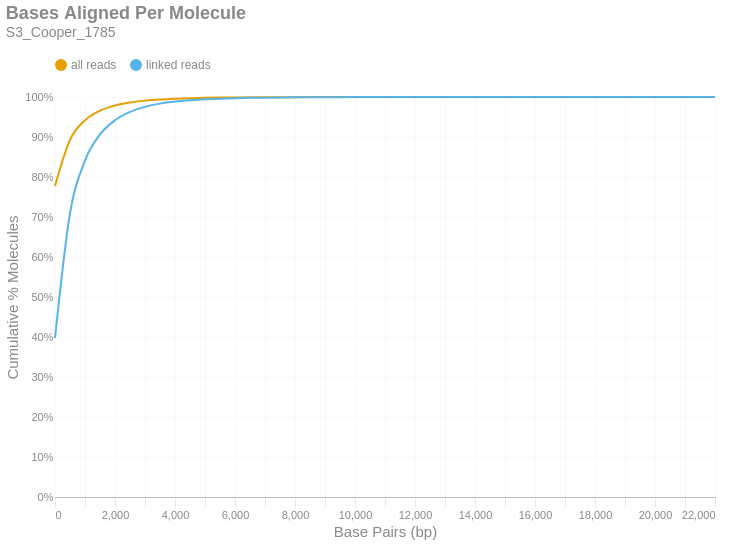

Notebook code for this chart:
### Markdown cell above
### Bases Aligned Per Molecule
This is a cumulative frequency distribution showing the number of base pairs aligned per unique molecule. These data are shown in 500 bp bins. There are two distributions: one with `all reads` (yellow) and another with only `linked reads` (blue). The percent of molecules in the `linked reads` distribution is relative to the total number of linked molecules.

### Code cell
if SKIPLR:
    print_html(f"Skipped")
else:
    binned_df = consolidated_hist(valids['aligned_bp'], mask, 500, True)
    with SafeRender(binned_df):
        (
            density_plot(binned_df, 'Bases Aligned Per Molecule', samplename, 'basesper')
            .encode(
                x=alt.X('bin:Q', title="Base Pairs (bp)").axis(tickMinStep=500).scale(padding=0),
                y=alt.Y('value:Q', title='Cumulative % Molecules')
                    .axis(format='%')
                    .scale(domain = [0,1])
                    .stack(False),
                color=alt.Color("key:N").scale(domain = ["all reads", "linked reads"]),
                tooltip = [
                    alt.Tooltip("key:N", title = "Data Type"),
                    alt.Tooltip("range_label:N", title="Bases Aligned Per Molecule"),
                    alt.Tooltip("value:Q", format = ".2%", title="% Molecules (Cum.)")
                ]
            )
        ).display()

### Figure 1 — Vega-Lite specification as saved in the notebook (floating-point values rounded to 4 significant figures)
{"width": "container", "height": 400, "config": {"title": {"anchor": "start", "dy": -15, "fontSize": 18, "color": "#888888", "subtitleColor": "#888888", "subtitleFontSize": 14}, "arc": {"fill": "#0072B2"}, "axis": {"domainColor": "#888888", "domainWidth": 0.5, "gridWidth": 0.2, "grid": false, "titleFontWeight": 400, "titleFontSize": 15, "labelFontSize": 11, "labelColor": "#888888", "tickColor": "#888888", "tickWidth": 0.2, "titleColor": "#888888"}, "axisBand": {"grid": false}, "axisX": {"grid": true, "tickSize": 10, "domainCap": "round"}, "axisY": {"domain": false, "grid": true, "tickSize": 0, "domainCap": "round"}, "background": "transparent", "header": {"labelFontSize": 15, "labelColor": "#888888", "titleFontSize": 15, "titleFontWeight": 600, "titleColor": "#888888"}, "legend": {"labelFont": "sans-serif", "labelFontSize": 12, "labelColor": "#888888", "symbolSize": 100, "symbolType": "circle", "titleFontSize": 12, "titlePadding": 10, "titleColor": "#888888", "title": null, "orient": "top"}, "range": {"category": ["#E69F00", "#56B4E9", "#009E73", "#F0E442", "#0072B2", "#D55E00", "#CC79A7", "#000000"], "diverging": ["#cfe8f3", "#a2d4ec", "#73bfe2", "#46abdb", "#1696d2", "#12719e"]}, "area": {"fill": "#0072B2", "fillOpacity": 0.7, "line": true, "strokeOpacity": 0.7}, "line": {"color": "#0072B2", "stroke": "#0072B2", "strokeWidth": 2}, "trail": {"color": "#0072B2", "stroke": "#0072B2", "strokeWidth": 0, "size": 1}, "point": {"filled": true, "fillOpacity": 1.0, "size": 95}, "text": {"color": "#888888", "fontSize": 11, "align": "right", "fontWeight": 400, "size": 11}, "bar": {"fill": "#0072B2", "stroke": null}, "view": {"stroke": null, "continuousWidth": 660, "continuousHeight": 400}}, "data": {"name": "data-134dda49ae32bf11528c29806e0e9642"}, "mark": {"type": "line", "interpolate": "monotone", "point": {"opacity": 0, "size": 275}}, "encoding": {"color": {"field": "key", "scale": {"domain": ["all reads", "linked reads"]}, "type": "nominal"}, "tooltip": [{"field": "key", "title": "Data Type", "type": "nominal"}, {"field": "range_label", "title": "Bases Aligned Per Molecule", "type": "nominal"}, {"field": "value", "format": ".2%", "title": "% Molecules (Cum.)", "type": "quantitative"}], "x": {"axis": {"tickMinStep": 500}, "field": "bin", "scale": {"padding": 0}, "title": "Base Pairs (bp)", "type": "quantitative"}, "y": {"axis": {"format": "%"}, "field": "value", "scale": {"domain": [0, 1]}, "stack": false, "title": "Cumulative % Molecules", "type": "quantitative"}}, "params": [{"name": "param_c36ac31b6afebe62", "select": {"type": "point", "fields": ["key"]}, "bind": "legend"}], "title": {"text": "Bases Aligned Per Molecule", "subtitle": "S3_Cooper_1785"}, "transform": [{"fold": ["all reads (cumsum)", "linked reads (cumsum)"]}, {"calculate": "replace(datum.key, ' (cumsum)', '')", "as": "key"}, {"filter": {"param": "param_c36ac31b6afebe62"}}], "usermeta": {"embedOptions": {"downloadFileName": "S3_Cooper_1785.basesper"}}, "$schema": "https://vega.github.io/schema/vega-lite/v6.1.0.json", "datasets": {"data-134dda49ae32bf11528c29806e0e9642": [{"bin": "0.0", "interval": "0.0-500.0", "all reads": 0.7778, "linked reads": 0.3972, "all reads (cumsum)": 0.7778, "linked reads (cumsum)": 0.3972, "range_label": "0-499"}, {"bin": "500.0", "interval": "500.0-1000.0", "all reads": 0.1151, "linked reads": 0.3116, "all reads (cumsum)": 0.8929, "linked reads (cumsum)": 0.7088, "range_label": "500-999"}, {"bin": "1000.0", "interval": "1000.0-1500.0", "all reads": 0.04865, "linked reads": 0.1323, "all reads (cumsum)": 0.9416, "linked reads (cumsum)": 0.8411, "range_label": "1000-1499"}, {"bin": "1500.0", "interval": "1500.0-2000.0", "all reads": 0.02404, "linked reads": 0.0654, "all reads (cumsum)": 0.9656, "linked reads (cumsum)": 0.9065, "range_label": "1500-1999"}, {"bin": "2000.0", "interval": "2000.0-2500.0", "all reads": 0.01302, "linked reads": 0.03542, "all reads (cumsum)": 0.9786, "linked reads (cumsum)": 0.9419, "range_label": "2000-2499"}, {"bin": "2500.0", "interval": "2500.0-3000.0", "all reads": 0.007622, "linked reads": 0.02074, "all reads (cumsum)": 0.9863, "linked reads (cumsum)": 0.9626, "range_label": "2500-2999"}, {"bin": "3000.0", "interval": "3000.0-3500.0", "all reads": 0.004657, "linked reads": 0.01267, "all reads (cumsum)": 0.9909, "linked reads (cumsum)": 0.9753, "range_label": "3000-3499"}, {"bin": "3500.0", "interval": "3500.0-4000.0", "all reads": 0.002993, "linked reads": 0.008144, "all reads (cumsum)": 0.9939, "linked reads (cumsum)": 0.9835, "range_label": "3500-3999"}, {"bin": "4000.0", "interval": "4000.0-4500.0", "all reads": 0.001854, "linked reads": 0.005045, "all reads (cumsum)": 0.9958, "linked reads (cumsum)": 0.9885, "range_label": "4000-4499"}, {"bin": "4500.0", "interval": "4500.0-5000.0", "all reads": 0.001211, "linked reads": 0.003296, "all reads (cumsum)": 0.997, "linked reads (cumsum)": 0.9918, "range_label": "4500-4999"}, {"bin": "5000.0", "interval": "5000.0-5500.0", "all reads": 0.0008875, "linked reads": 0.002415, "all reads (cumsum)": 0.9979, "linked reads (cumsum)": 0.9942, "range_label": "5000-5499"}, {"bin": "5500.0", "interval": "5500.0-6000.0", "all reads": 0.0006011, "linked reads": 0.001636, "all reads (cumsum)": 0.9985, "linked reads (cumsum)": 0.9958, "range_label": "5500-5999"}, {"bin": "6000.0", "interval": "6000.0-6500.0", "all reads": 0.0004349, "linked reads": 0.001183, "all reads (cumsum)": 0.9989, "linked reads (cumsum)": 0.997, "range_label": "6000-6499"}, {"bin": "6500.0", "interval": "6500.0-7000.0", "all reads": 0.0003025, "linked reads": 0.000823, "all reads (cumsum)": 0.9992, "linked reads (cumsum)": 0.9979, "range_label": "6500-6999"}, {"bin": "7000.0", "interval": "7000.0-7500.0", "all reads": 0.0002047, "linked reads": 0.0005569, "all reads (cumsum)": 0.9994, "linked reads (cumsum)": 0.9984, "range_label": "7000-7499"}, {"bin": "7500.0", "interval": "7500.0-8000.0", "all reads": 0.0001458, "linked reads": 0.0003966, "all reads (cumsum)": 0.9996, "linked reads (cumsum)": 0.9988, "range_label": "7500-7999"}, {"bin": "8000.0", "interval": "8000.0-8500.0", "all reads": 0.0001073, "linked reads": 0.000292, "all reads (cumsum)": 0.9997, "linked reads (cumsum)": 0.9991, "range_label": "8000-8499"}, {"bin": "8500.0", "interval": "8500.0-9000.0", "all reads": 9.402e-05, "linked reads": 0.0002558, "all reads (cumsum)": 0.9998, "linked reads (cumsum)": 0.9994, "range_label": "8500-8999"}, {"bin": "9000.0", "interval": "9000.0-9500.0", "all reads": 5.318e-05, "linked reads": 0.0001447, "all reads (cumsum)": 0.9998, "linked reads (cumsum)": 0.9995, "range_label": "9000-9499"}, {"bin": "9500.0", "interval": "9500.0-10000.0", "all reads": 4.653e-05, "linked reads": 0.0001266, "all reads (cumsum)": 0.9999, "linked reads (cumsum)": 0.9996, "range_label": "9500-9999"}, {"bin": "10000.0", "interval": "10000.0-10500.0", "all reads": 3.086e-05, "linked reads": 8.398e-05, "all reads (cumsum)": 0.9999, "linked reads (cumsum)": 0.9997, "range_label": "10000-10499"}, {"bin": "10500.0", "interval": "10500.0-11000.0", "all reads": 2.991e-05, "linked reads": 8.14e-05, "all reads (cumsum)": 0.9999, "linked reads (cumsum)": 0.9998, "range_label": "10500-10999"}, {"bin": "11000.0", "interval": "11000.0-11500.0", "all reads": 1.899e-05, "linked reads": 5.168e-05, "all reads (cumsum)": 0.9999, "linked reads (cumsum)": 0.9998, "range_label": "11000-11499"}, {"bin": "11500.0", "interval": "11500.0-12000.0", "all reads": 1.282e-05, "linked reads": 3.488e-05, "all reads (cumsum)": 1.0, "linked reads (cumsum)": 0.9999, "range_label": "11500-11999"}, {"bin": "12000.0", "interval": "12000.0-12500.0", "all reads": 8.072e-06, "linked reads": 2.196e-05, "all reads (cumsum)": 1.0, "linked reads (cumsum)": 0.9999, "range_label": "12000-12499"}, {"bin": "12500.0", "interval": "12500.0-13000.0", "all reads": 7.597e-06, "linked reads": 2.067e-05, "all reads (cumsum)": 1.0, "linked reads (cumsum)": 0.9999, "range_label": "12500-12999"}, {"bin": "13000.0", "interval": "13000.0-13500.0", "all reads": 7.597e-06, "linked reads": 2.067e-05, "all reads (cumsum)": 1.0, "linked reads (cumsum)": 0.9999, "range_label": "13000-13499"}, {"bin": "13500.0", "interval": "13500.0-14000.0", "all reads": 4.748e-06, "linked reads": 1.292e-05, "all reads (cumsum)": 1.0, "linked reads (cumsum)": 1.0, "range_label": "13500-13999"}, {"bin": "14000.0", "interval": "14000.0-14500.0", "all reads": 2.374e-06, "linked reads": 6.46e-06, "all reads (cumsum)": 1.0, "linked reads (cumsum)": 1.0, "range_label": "14000-14499"}, {"bin": "14500.0", "interval": "14500.0-15000.0", "all reads": 3.324e-06, "linked reads": 9.044e-06, "all reads (cumsum)": 1.0, "linked reads (cumsum)": 1.0, "range_label": "14500-14999"}, {"bin": "15000.0", "interval": "15000.0-15500.0", "all reads": 2.849e-06, "linked reads": 7.752e-06, "all reads (cumsum)": 1.0, "linked reads (cumsum)": 1.0, "range_label": "15000-15499"}, {"bin": "15500.0", "interval": "15500.0-16000.0", "all reads": 1.424e-06, "linked reads": 3.876e-06, "all reads (cumsum)": 1.0, "linked reads (cumsum)": 1.0, "range_label": "15500-15999"}, {"bin": "16000.0", "interval": "16000.0-16500.0", "all reads": 9.497e-07, "linked reads": 2.584e-06, "all reads (cumsum)": 1.0, "linked reads (cumsum)": 1.0, "range_label": "16000-16499"}, {"bin": "16500.0", "interval": "16500.0-17000.0", "all reads": 2.374e-06, "linked reads": 6.46e-06, "all reads (cumsum)": 1.0, "linked reads (cumsum)": 1.0, "range_label": "16500-16999"}, {"bin": "17000.0", "interval": "17000.0-17500.0", "all reads": 1.899e-06, "linked reads": 5.168e-06, "all reads (cumsum)": 1.0, "linked reads (cumsum)": 1.0, "range_label": "17000-17499"}, {"bin": "17500.0", "interval": "17500.0-18000.0", "all reads": 4.748e-07, "linked reads": 1.292e-06, "all reads (cumsum)": 1.0, "linked reads (cumsum)": 1.0, "range_label": "17500-17999"}, {"bin": "18000.0", "interval": "18000.0-18500.0", "all reads": 4.748e-07, "linked reads": 1.292e-06, "all reads (cumsum)": 1.0, "linked reads (cumsum)": 1.0, "range_label": "18000-18499"}, {"bin": "18500.0", "interval": "18500.0-19000.0", "all reads": 0.0, "linked reads": 0.0, "all reads (cumsum)": 1.0, "linked reads (cumsum)": 1.0, "range_label": "18500-18999"}, {"bin": "19000.0", "interval": "19000.0-19500.0", "all reads": 4.748e-07, "linked reads": 1.292e-06, "all reads (cumsum)": 1.0, "linked reads (cumsum)": 1.0, "range_label": "19000-19499"}, {"bin": "19500.0", "interval": "19500.0-20000.0", "all reads": 4.748e-07, "linked reads": 1.292e-06, "all reads (cumsum)": 1.0, "linked reads (cumsum)": 1.0, "range_label": "19500-19999"}, {"bin": "20000.0", "interval": "20000.0-20500.0", "all reads": 0.0, "linked reads": 0.0, "all reads (cumsum)": 1.0, "linked reads (cumsum)": 1.0, "range_label": "20000-20499"}, {"bin": "20500.0", "interval": "20500.0-21000.0", "all reads": 0.0, "linked reads": 0.0, "all reads (cumsum)": 1.0, "linked reads (cumsum)": 1.0, "range_label": "20500-20999"}, {"bin": "21000.0", "interval": "21000.0-21500.0", "all reads": 0.0, "linked reads": 0.0, "all reads (cumsum)": 1.0, "linked reads (cumsum)": 1.0, "range_label": "21000-21499"}, {"bin": "21500.0", "interval": "21500.0-22000.0", "all reads": 0.0, "linked reads": 0.0, "all reads (cumsum)": 1.0, "linked reads (cumsum)": 1.0, "range_label": "21500-21999"}, {"bin": "22000.0", "interval": "22000.0-22500.0", "all reads": 4.748e-07, "linked reads": 1.292e-06, "all reads (cumsum)": 1.0, "linked reads (cumsum)": 1.0, "range_label": "22000-22499"}]}}
